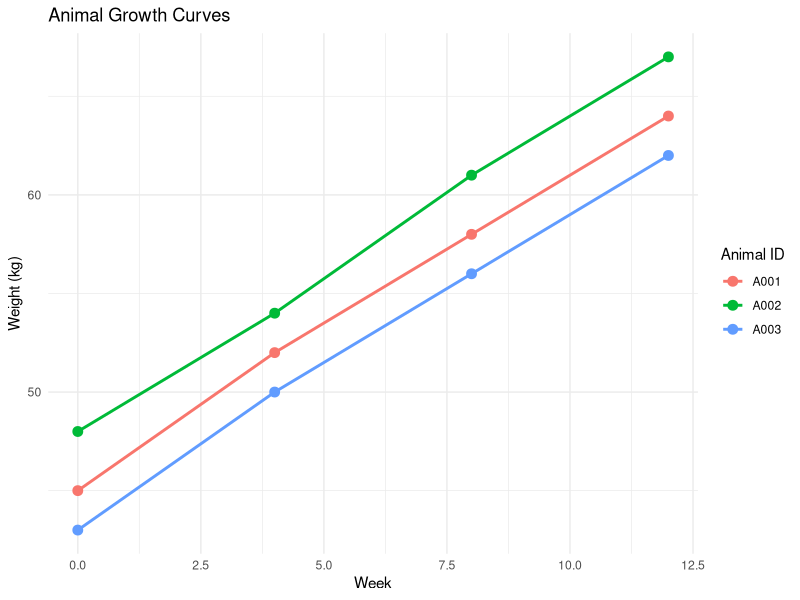

Here is the R script that generated this plot:
## ---- chunk 1
#| eval: true
#| echo: true
#| message: false

library(tidyverse)  # Includes tidyr, dplyr, purrr
library(readxl)     # For reading Excel files

# Set default theme for plots
theme_set(theme_minimal())
## ---- chunk 2
#| eval: true
#| echo: true

# Each time point is a separate column
untidy_weights <- tibble(
  animal_id = c("A001", "A002", "A003"),
  week_0 = c(45, 48, 43),
  week_4 = c(52, 54, 50),
  week_8 = c(58, 61, 56),
  week_12 = c(64, 67, 62)
)

untidy_weights
## ---- chunk 3
#| eval: true
#| echo: true

# Each observation (animal × time) is a separate row
tidy_weights <- tibble(
  animal_id = rep(c("A001", "A002", "A003"), each = 4),
  week = rep(c(0, 4, 8, 12), times = 3),
  weight_kg = c(45, 52, 58, 64,  # A001
                48, 54, 61, 67,  # A002
                43, 50, 56, 62)  # A003
)

tidy_weights
## ---- chunk 4
#| eval: true
#| echo: true

# Easy to plot with ggplot2
ggplot(tidy_weights, aes(x = week, y = weight_kg, color = animal_id)) +
  geom_line(linewidth = 1) +
  geom_point(size = 3) +
  labs(title = "Animal Growth Curves",
       x = "Week",
       y = "Weight (kg)",
       color = "Animal ID")

# Easy to calculate summaries
tidy_weights %>%
  group_by(week) %>%
  summarise(
    mean_weight = mean(weight_kg),
    sd_weight = sd(weight_kg)
  )
## ---- chunk 5
#| eval: true
#| echo: true

# Start with wide format
wide_weights <- tibble(
  animal_id = c("A001", "A002", "A003"),
  breed = c("Holstein", "Jersey", "Angus"),
  week_0 = c(45, 42, 48),
  week_4 = c(52, 48, 54),
  week_8 = c(58, 54, 61)
)

wide_weights

# Pivot to long format
long_weights <- wide_weights %>%
  pivot_longer(
    cols = starts_with("week"),
    names_to = "time_point",
    values_to = "weight_kg"
  )

long_weights
## ---- chunk 6
#| eval: true
#| echo: true

# By name
wide_weights %>%
  pivot_longer(
    cols = c(week_0, week_4, week_8),
    names_to = "time_point",
    values_to = "weight_kg"
  )

# By position
wide_weights %>%
  pivot_longer(
    cols = 3:5,
    names_to = "time_point",
    values_to = "weight_kg"
  )

# Everything except ID columns
wide_weights %>%
  pivot_longer(
    cols = -c(animal_id, breed),
    names_to = "time_point",
    values_to = "weight_kg"
  )
## ---- chunk 7
#| eval: true
#| echo: true

# Remove "week_" prefix and convert to numeric
wide_weights %>%
  pivot_longer(
    cols = starts_with("week"),
    names_to = "week",
    values_to = "weight_kg",
    names_prefix = "week_",
    names_transform = list(week = as.integer)
  )
## ---- chunk 8
#| eval: true
#| echo: true

# Wide data with multiple measurements
wide_multi <- tibble(
  animal_id = c("A001", "A002"),
  weight_week0 = c(45, 42),
  weight_week4 = c(52, 48),
  height_week0 = c(80, 78),
  height_week4 = c(85, 82)
)

wide_multi

# Alternative: create separate columns for each measurement
wide_multi %>%
  pivot_longer(
    cols = -animal_id,
    names_to = c(".value", "week"),
    names_pattern = "(.+)_week(.+)"
  )
## ---- chunk 9
#| eval: true
#| echo: true

# Long format data
animals_long <- tibble(
  animal_id = rep(c("A001", "A002", "A003"), each = 3),
  breed = rep(c("Holstein", "Jersey", "Angus"), each = 3),
  treatment = rep(c("Control", "Treatment_A", "Treatment_B"), times = 3),
  weight_gain_kg = c(15, 22, 18, 12, 18, 15, 16, 21, 17)
)

animals_long

# Pivot wider: treatments become columns
animals_wide <- animals_long %>%
  pivot_wider(
    names_from = treatment,
    values_from = weight_gain_kg
  )

animals_wide
## ---- chunk 10
#| eval: true
#| echo: true

# Long data with multiple measurements
measurements_long <- tibble(
  animal_id = rep(c("A001", "A002"), each = 4),
  week = rep(c(0, 4, 8, 12), times = 2),
  weight_kg = c(45, 52, 58, 64, 42, 48, 54, 60),
  height_cm = c(80, 85, 88, 91, 78, 82, 85, 88)
)

measurements_long

# Pivot wider: weeks become columns for each measurement
measurements_long %>%
  pivot_wider(
    names_from = week,
    values_from = c(weight_kg, height_cm),
    names_glue = "{.value}_week{week}"
  )
## ---- chunk 11
#| eval: true
#| echo: true

# Data with duplicates
duplicated_data <- tibble(
  animal_id = c("A001", "A001", "A002", "A002"),
  week = c(0, 0, 0, 0),  # Same animal measured twice
  weight_kg = c(45, 46, 42, 43)
)

duplicated_data

# Summarize first to remove duplicates
duplicated_data %>%
  group_by(animal_id, week) %>%
  summarise(weight_kg = mean(weight_kg), .groups = "drop") %>%
  pivot_wider(
    names_from = week,
    values_from = weight_kg
  )
## ---- chunk 12
#| eval: true
#| echo: true

# Data with composite identifiers
animals_composite <- tibble(
  animal_id = c("Holstein_M_001", "Jersey_F_002", "Angus_M_003"),
  weight_kg = c(550, 420, 580)
)

animals_composite

# Separate into components
animals_composite %>%
  separate(
    col = animal_id,
    into = c("breed", "sex", "id_number"),
    sep = "_"
  )
## ---- chunk 13
#| eval: true
#| echo: true

# Separate and convert types automatically
animals_composite %>%
  separate(
    col = animal_id,
    into = c("breed", "sex", "id_number"),
    sep = "_",
    convert = TRUE  # Automatically converts to appropriate types
  )
## ---- chunk 14
#| eval: true
#| echo: true

# Keep original column
animals_composite %>%
  separate(
    col = animal_id,
    into = c("breed", "sex", "id_number"),
    sep = "_",
    remove = FALSE  # Don't remove original column
  )
## ---- chunk 15
#| eval: true
#| echo: true

# Separate columns
animals_separated <- tibble(
  farm = c("North", "South", "East"),
  breed = c("Holstein", "Jersey", "Angus"),
  id_num = c(1, 2, 3),
  weight_kg = c(550, 420, 580)
)

animals_separated

# Unite into single ID
animals_separated %>%
  unite(
    col = "animal_id",
    farm, breed, id_num,
    sep = "_"
  )
## ---- chunk 16
#| eval: true
#| echo: true

# Keep original columns
animals_separated %>%
  unite(
    col = "animal_id",
    farm, breed, id_num,
    sep = "_",
    remove = FALSE
  )
## ---- chunk 17
#| eval: true
#| echo: true

# Table 1: Animal information
animals <- tibble(
  animal_id = c("A001", "A002", "A003", "A004"),
  breed = c("Holstein", "Jersey", "Angus", "Holstein"),
  birth_date = as.Date(c("2023-01-15", "2023-02-20", "2023-01-10", "2023-03-05"))
)

# Table 2: Weight records
weights <- tibble(
  animal_id = c("A001", "A001", "A002", "A002", "A005"),
  date = as.Date(c("2023-06-01", "2023-09-01", "2023-06-01", "2023-09-01", "2023-06-01")),
  weight_kg = c(180, 220, 150, 185, 200)
)

# Table 3: Treatment assignments
treatments <- tibble(
  animal_id = c("A001", "A002", "A003"),
  treatment = c("Control", "Treatment_A", "Treatment_B")
)

animals
weights
treatments
## ---- chunk 18
#| eval: true
#| echo: true

# Left join: keep all animals, add treatment info
animals %>%
  left_join(treatments, by = "animal_id")
## ---- chunk 19
#| eval: true
#| echo: true

# Right join: keep all treatments, add animal info
animals %>%
  right_join(treatments, by = "animal_id")
## ---- chunk 20
#| eval: true
#| echo: true

# Inner join: keep only animals with treatments
animals %>%
  inner_join(treatments, by = "animal_id")
## ---- chunk 21
#| eval: true
#| echo: true

# Full join: keep everything
animals %>%
  full_join(treatments, by = "animal_id")
## ---- chunk 22
#| eval: true
#| echo: true

# Farm data with state
farms <- tibble(
  farm_name = c("Green Acres", "Sunny Farm", "Green Acres"),
  state = c("Iowa", "Kansas", "Nebraska"),
  size_acres = c(500, 350, 600)
)

# Animal locations
animal_locations <- tibble(
  animal_id = c("A001", "A002", "A003"),
  farm_name = c("Green Acres", "Sunny Farm", "Green Acres"),
  state = c("Iowa", "Kansas", "Iowa")
)

# Join on both farm_name AND state
animal_locations %>%
  left_join(farms, by = c("farm_name", "state"))
## ---- chunk 23
#| eval: true
#| echo: true

# Different ID column names
table1 <- tibble(
  animal_id = c("A001", "A002", "A003"),
  weight_kg = c(180, 150, 200)
)

table2 <- tibble(
  id = c("A001", "A002", "A004"),
  breed = c("Holstein", "Jersey", "Angus")
)

# Specify which columns to join on
table1 %>%
  left_join(table2, by = c("animal_id" = "id"))
## ---- chunk 24
#| eval: true
#| echo: true

# Semi join: keep animals that have treatments (but don't add treatment column)
animals %>%
  semi_join(treatments, by = "animal_id")
## ---- chunk 25
#| eval: true
#| echo: true

# Anti join: keep animals that DON'T have treatments
animals %>%
  anti_join(treatments, by = "animal_id")
## ---- chunk 26
#| eval: true
#| echo: true

# Multiple weights per animal
weights_dup <- tibble(
  animal_id = c("A001", "A001", "A002"),
  weight_kg = c(180, 185, 150)
)

# Join creates all combinations
animals %>%
  left_join(weights_dup, by = "animal_id")
## ---- chunk 27
#| eval: true
#| echo: true

weights_dup %>%
  group_by(animal_id) %>%
  summarise(avg_weight_kg = mean(weight_kg), .groups = "drop") %>%
  left_join(animals, ., by = "animal_id")
## ---- chunk 28
#| eval: true
#| echo: true

# Start with animals
result <- animals %>%
  # Add treatments
  left_join(treatments, by = "animal_id") %>%
  # Add weights (keeping all weight records)
  left_join(weights, by = "animal_id") %>%
  # Calculate age at weighing
  mutate(
    age_days = as.numeric(date - birth_date),
    .after = date
  )

result
## ---- chunk 29
#| eval: true
#| echo: true

# Data from multiple farms
farm_a <- tibble(
  animal_id = c("A001", "A002"),
  weight_kg = c(180, 150),
  farm = "Farm_A"
)

farm_b <- tibble(
  animal_id = c("B001", "B002"),
  weight_kg = c(170, 160),
  farm = "Farm_B"
)

# Stack them
bind_rows(farm_a, farm_b)
## ---- chunk 30
#| eval: true
#| echo: true

# Different columns
df1 <- tibble(animal_id = "A001", weight_kg = 180)
df2 <- tibble(animal_id = "B001", height_cm = 125)

# bind_rows() fills missing columns with NA
bind_rows(df1, df2)
## ---- chunk 31
#| eval: true
#| echo: true

# Or use named list
bind_rows(
  "Iowa" = farm_a,
  "Kansas" = farm_b,
  .id = "state"
)
## ---- chunk 32
#| eval: true
#| echo: true

# Two datasets with same row order (risky!)
ids <- tibble(animal_id = c("A001", "A002", "A003"))
weights <- tibble(weight_kg = c(180, 150, 200))

# Attach side-by-side
bind_cols(ids, weights)

# MUCH SAFER: Use mutate instead if they're truly row-aligned
ids %>%
  mutate(weight_kg = weights$weight_kg)

# Or use a proper join if you have keys!
## ---- chunk 33
#| eval: true
#| echo: true

# Example: Calculate mean of each column

# Base R loop approach
col_means_loop <- numeric(ncol(mtcars))
for (i in seq_along(mtcars)) {
  col_means_loop[i] <- mean(mtcars[[i]])
}
col_means_loop

# purrr approach
col_means_map <- map_dbl(mtcars, mean)
col_means_map

# They're the same!
all.equal(col_means_loop, col_means_map)
## ---- chunk 34
#| eval: true
#| echo: true

# Create example data
numbers <- list(
  a = c(1, 2, 3, 4, 5),
  b = c(10, 20, 30),
  c = c(100, 200, 300, 400)
)

# map() returns a list
map(numbers, mean)

# map_dbl() returns a numeric vector
map_dbl(numbers, mean)

# map_chr() returns a character vector
map_chr(numbers, \(x) paste("Mean:", round(mean(x), 1)))

# map_int() returns an integer vector
map_int(numbers, length)

# map_lgl() returns a logical vector
map_lgl(numbers, \(x) mean(x) > 50)
## ---- chunk 35
#| eval: true
#| echo: true

# Create example animal data
animals_list <- list(
  farm_a = tibble(animal_id = c("A001", "A002"), weight_kg = c(180, 150)),
  farm_b = tibble(animal_id = c("B001", "B002"), weight_kg = c(170, 160)),
  farm_c = tibble(animal_id = c("C001", "C002"), weight_kg = c(190, 165))
)

# Calculate mean weight for each farm
map_dbl(animals_list, \(df) mean(df$weight_kg))

# Count rows in each data frame
map_int(animals_list, nrow)

# Add a new column to each data frame
map(animals_list, \(df) mutate(df, weight_lb = weight_kg * 2.20462))
## ---- chunk 36
#| eval: true
#| echo: true

numbers <- list(a = 1:5, b = 10:15, c = 20:25)

# 1. Traditional function() syntax
map_dbl(numbers, function(x) mean(x) * 2)

# 2. Formula shorthand with ~ and .x
map_dbl(numbers, ~ mean(.x) * 2)

# 3. Lambda function with \() (R >= 4.1)
map_dbl(numbers, \(x) mean(x) * 2)
## ---- chunk 37
#| eval: true
#| echo: true

# Two vectors to iterate over
weights_kg <- c(180, 150, 200)
prices_per_kg <- c(5, 5.50, 4.80)

# Calculate total value for each animal
map2_dbl(weights_kg, prices_per_kg, \(w, p) w * p)

# With names
animals <- c("A001", "A002", "A003")
map2_chr(animals, weights_kg, \(id, wt) paste(id, "weighs", wt, "kg"))
## ---- chunk 38
#| eval: true
#| echo: true

# Data frame with multiple columns
sales <- tibble(
  animal_id = c("A001", "A002", "A003"),
  weight_kg = c(180, 150, 200),
  price_per_kg = c(5, 5.50, 4.80),
  bonus = c(50, 30, 60)
)

# Calculate total value: (weight * price) + bonus
sales %>%
  mutate(
    total_value = pmap_dbl(
      list(weight_kg, price_per_kg, bonus),
      \(w, p, b) (w * p) + b
    )
  )
## ---- chunk 39
#| eval: true
#| echo: true

# Some operations might fail
mixed_list <- list(
  a = c(1, 2, 3),
  b = c("a", "b", "c"),  # This will cause an error with mean()
  c = c(10, 20, 30)
)

# This would error:
# map_dbl(mixed_list, mean)

# Use safely() to catch errors
safe_mean <- safely(mean)
map(mixed_list, safe_mean)

# Use possibly() to return a default value on error
possibly_mean <- possibly(mean, otherwise = NA_real_)
map_dbl(mixed_list, possibly_mean)
## ---- chunk 40
#| eval: true
#| echo: true

# Example: Group and nest
animals_nested <- tibble(
  animal_id = c("A001", "A002", "A003", "A001", "A002", "A003"),
  week = c(0, 0, 0, 4, 4, 4),
  weight_kg = c(45, 42, 48, 52, 48, 54)
) %>%
  group_by(animal_id) %>%
  nest()

animals_nested

# Each row now contains a data frame in the 'data' column
animals_nested$data[[1]]  # Data for first animal
## ---- chunk 41
#| eval: true
#| echo: true

# Calculate statistics for each animal's data
animals_nested %>%
  mutate(
    n_measurements = map_int(data, nrow),
    mean_weight = map_dbl(data, ~mean(.x$weight_kg)),
    weight_gain = map_dbl(data, ~diff(range(.x$weight_kg)))
  )
## ---- chunk 42
#| eval: true
#| echo: true

# Create more complete data
set.seed(123)
growth_data <- tibble(
  animal_id = rep(c("A001", "A002", "A003"), each = 5),
  week = rep(c(0, 2, 4, 6, 8), times = 3),
  weight_kg = c(
    45 + (0:4) * 2 + rnorm(5, 0, 1),  # A001
    42 + (0:4) * 1.8 + rnorm(5, 0, 1),  # A002
    48 + (0:4) * 2.2 + rnorm(5, 0, 1)   # A003
  )
)

# Nest by animal
growth_nested <- growth_data %>%
  group_by(animal_id) %>%
  nest()

# Fit linear model to each animal's growth
growth_nested <- growth_nested %>%
  mutate(
    model = map(data, ~lm(weight_kg ~ week, data = .x)),
    growth_rate = map_dbl(model, ~coef(.x)[2])
  )

growth_nested

# Extract coefficients
growth_nested %>%
  select(animal_id, growth_rate)
## ---- chunk 43
#| eval: true
#| echo: true

# Unnest data column
growth_nested %>%
  select(animal_id, data) %>%
  unnest(cols = data)
